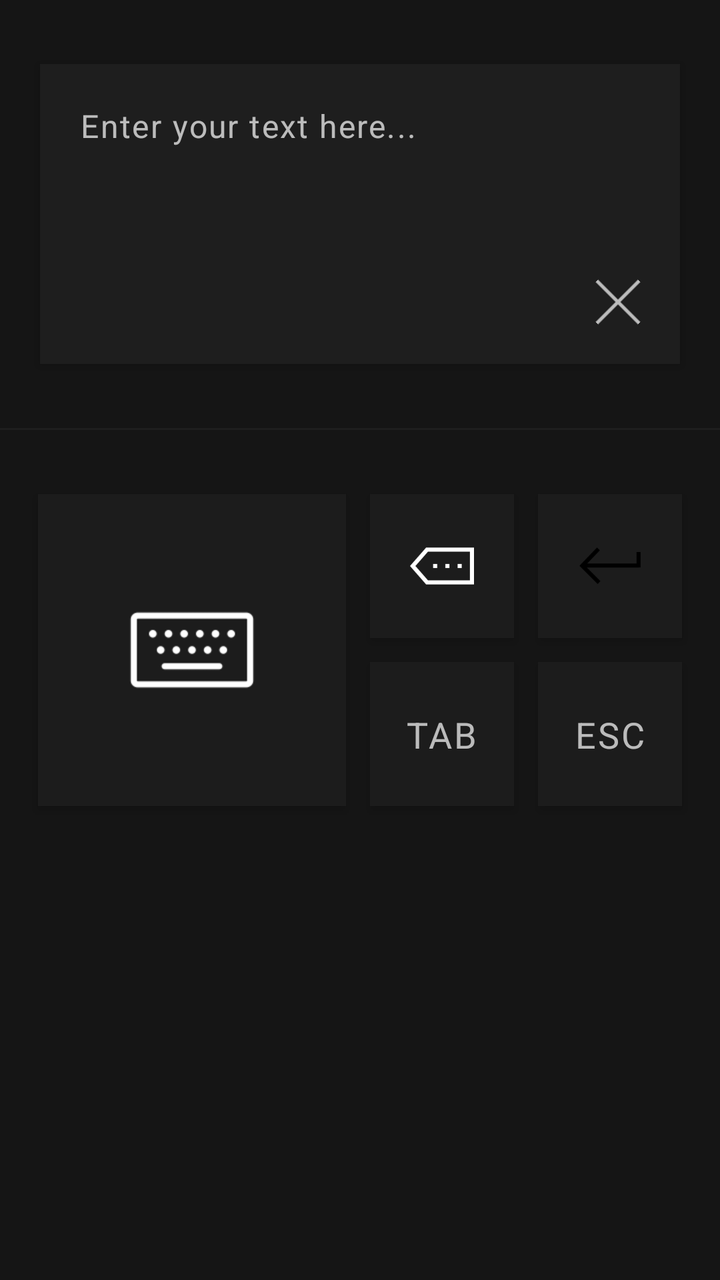
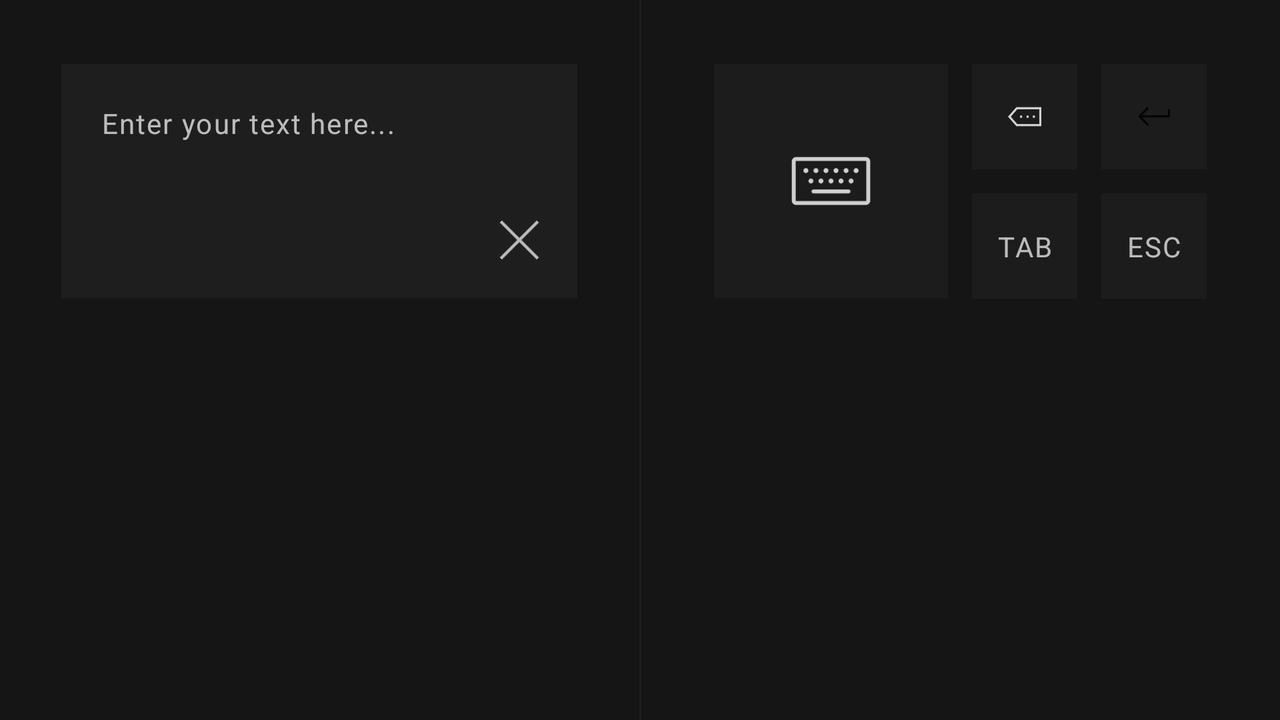

Two renders of one Android screen. The first uses the default layout on a phone; the second uses the alternative layout the repository ships for a different screen configuration, on a matching device. The two XML files are below.
<!-- AndroidManifest.xml: application theme MyTheme -->
<!-- res/layout/fragment_keyboard.xml -->
<?xml version="1.0" encoding="utf-8"?>
<androidx.constraintlayout.widget.ConstraintLayout xmlns:android="http://schemas.android.com/apk/res/android"
    xmlns:app="http://schemas.android.com/apk/res-auto"
    xmlns:tools="http://schemas.android.com/tools"
    android:layout_width="match_parent"
    android:layout_height="match_parent"
    android:background="#151515"
    tools:context=".KeyboardFragment">


    <EditText
        android:id="@+id/editText_input"
        android:layout_width="320dp"
        android:layout_height="150dp"
        android:layout_marginTop="32dp"
        android:background="#1E1E1E"
        android:ems="10"
        android:gravity="start|top"
        android:hint="Enter your text here..."
        android:inputType="textMultiLine"
        android:letterSpacing="0.05"
        android:padding="20dp"
        android:textSize="16sp"
        android:elevation="3dp"
        app:layout_constraintEnd_toEndOf="parent"
        app:layout_constraintStart_toStartOf="parent"
        app:layout_constraintTop_toTopOf="parent" />

    <ImageButton
        android:id="@+id/button_type"
        android:layout_width="154dp"
        android:layout_height="156dp"
        android:background="#1C1C1C"
        android:elevation="3dp"
        android:foreground="?android:attr/selectableItemBackground"
        android:padding="45dp"
        android:scaleType="fitCenter"
        android:src="@drawable/keyboard_black"
        app:layout_constraintEnd_toStartOf="@+id/button_back"
        app:layout_constraintHorizontal_bias="0.5"
        app:layout_constraintHorizontal_chainStyle="packed"
        app:layout_constraintStart_toStartOf="parent"
        app:layout_constraintTop_toTopOf="@+id/button_back" />

    <ImageButton
        android:id="@+id/button_back"
        android:layout_width="72dp"
        android:layout_height="72dp"
        android:layout_marginStart="12dp"
        android:layout_marginEnd="12dp"
        android:background="#1C1C1C"
        android:elevation="3dp"
        android:foreground="?android:attr/selectableItemBackground"
        android:padding="20dp"
        android:scaleType="centerInside"
        android:src="@drawable/back"
        app:layout_constraintEnd_toStartOf="@+id/button_enter"
        app:layout_constraintHorizontal_bias="0.5"
        app:layout_constraintStart_toEndOf="@+id/button_type"
        app:layout_constraintTop_toTopOf="@+id/button_enter" />

    <ImageButton
        android:id="@+id/button_tab"
        android:layout_width="72dp"
        android:layout_height="72dp"
        android:layout_marginTop="12dp"
        android:background="#1C1C1C"
        android:elevation="3dp"
        android:foreground="?android:attr/selectableItemBackground"
        android:padding="20dp"
        android:scaleType="centerInside"
        app:layout_constraintStart_toStartOf="@+id/button_back"
        app:layout_constraintTop_toBottomOf="@+id/button_back" />

    <ImageButton
        android:id="@+id/button_esc"
        android:layout_width="72dp"
        android:layout_height="72dp"
        android:layout_marginTop="12dp"
        android:background="#1C1C1C"
        android:elevation="3dp"
        android:foreground="?android:attr/selectableItemBackground"
        android:padding="20dp"
        android:scaleType="centerInside"
        app:layout_constraintStart_toStartOf="@+id/button_enter"
        app:layout_constraintTop_toBottomOf="@+id/button_back" />

    <ImageButton
        android:id="@+id/button_enter"
        android:layout_width="72dp"
        android:layout_height="72dp"
        android:layout_marginTop="32dp"
        android:background="#1C1C1C"
        android:elevation="3dp"
        android:foreground="?android:attr/selectableItemBackground"
        android:padding="20dp"
        android:scaleType="centerInside"
        android:src="@drawable/enter"
        app:layout_constraintEnd_toEndOf="parent"
        app:layout_constraintHorizontal_bias="0.5"
        app:layout_constraintStart_toEndOf="@+id/button_back"
        app:layout_constraintTop_toBottomOf="@+id/line" />

    <View
        android:id="@+id/line"
        android:layout_width="0dp"
        android:layout_height="1dp"
        android:layout_marginTop="32dp"
        android:background="#1E1E1E"
        app:layout_constraintEnd_toEndOf="parent"
        app:layout_constraintHorizontal_bias="0.0"
        app:layout_constraintStart_toStartOf="parent"
        app:layout_constraintTop_toBottomOf="@+id/editText_input" />

    <TextView
        android:id="@+id/textView2"
        android:layout_width="wrap_content"
        android:layout_height="wrap_content"
        android:letterSpacing="0.05"
        android:text="TAB"
        android:textSize="18sp"
        android:elevation="3dp"
        app:layout_constraintBottom_toBottomOf="@+id/button_tab"
        app:layout_constraintEnd_toEndOf="@+id/button_tab"
        app:layout_constraintStart_toStartOf="@+id/button_tab"
        app:layout_constraintTop_toTopOf="@+id/button_tab" />

    <TextView
        android:id="@+id/textView3"
        android:layout_width="wrap_content"
        android:layout_height="wrap_content"
        android:letterSpacing="0.05"
        android:text="ESC"
        android:textSize="18sp"
        android:elevation="3dp"
        app:layout_constraintBottom_toBottomOf="@+id/button_esc"
        app:layout_constraintEnd_toEndOf="@+id/button_esc"
        app:layout_constraintStart_toStartOf="@+id/button_esc"
        app:layout_constraintTop_toTopOf="@+id/button_esc" />

    <ImageButton
        android:id="@+id/button_cancel"
        android:layout_width="30dp"
        android:layout_height="30dp"
        android:layout_marginEnd="16dp"
        android:layout_marginBottom="16dp"
        android:alpha="0.7"
        android:background="#00EEEEEE"
        android:elevation="3dp"
        android:rotation="45"
        android:scaleType="fitCenter"
        android:src="@drawable/up"
        app:layout_constraintBottom_toBottomOf="@+id/editText_input"
        app:layout_constraintEnd_toEndOf="@+id/editText_input" />


</androidx.constraintlayout.widget.ConstraintLayout>
<!-- resources referenced by this layout -->
<resources>
  <!-- drawable back: png bitmap (drawable, 1999 bytes) -->
  <!-- drawable enter: png bitmap (drawable, 15739 bytes) -->
  <!-- drawable keyboard_black: png bitmap (drawable, 2817 bytes) -->
  <!-- drawable up: png bitmap (drawable, 1588 bytes) -->
  <style name="MyTheme" parent="Theme.AppCompat.NoActionBar">
          
          <item name="colorPrimary">@color/colorPrimary</item>
          <item name="colorPrimaryDark">@color/colorPrimaryDark</item>
          <item name="colorAccent">@color/colorAccent</item>
          <item name="android:statusBarColor" tools:targetApi="lollipop">@color/colorStatus</item>
      </style>
  <color name="colorPrimary">#6200EE</color>
  <color name="colorPrimaryDark">#3700B3</color>
  <color name="colorAccent">#03DAC5</color>
  <color name="colorStatus">#141414</color>
</resources>
<!-- res/layout-land/fragment_keyboard.xml (the repository's variant of the layout above) -->
<!-- drawn on the phone turned sideways -->
<?xml version="1.0" encoding="utf-8"?>
<androidx.constraintlayout.widget.ConstraintLayout xmlns:android="http://schemas.android.com/apk/res/android"
    xmlns:app="http://schemas.android.com/apk/res-auto"
    xmlns:tools="http://schemas.android.com/tools"
    android:layout_width="match_parent"
    android:layout_height="match_parent"
    android:background="#151515"
    tools:context=".KeyboardFragment">


    <EditText
        android:id="@+id/editText_input"
        android:layout_width="258dp"
        android:layout_height="117dp"
        android:layout_marginTop="32dp"
        android:background="#1E1E1E"
        android:ems="10"
        android:gravity="start|top"
        android:hint="Enter your text here..."
        android:inputType="textMultiLine"
        android:letterSpacing="0.05"
        android:padding="20dp"
        android:textSize="14sp"
        app:layout_constraintEnd_toStartOf="@+id/line"
        app:layout_constraintStart_toStartOf="parent"
        app:layout_constraintTop_toTopOf="parent" />

    <ImageButton
        android:id="@+id/button_type"
        android:layout_width="117dp"
        android:layout_height="117dp"
        android:alpha="0.8"
        android:background="#1E1E1E"
        android:foreground="?android:attr/selectableItemBackground"
        android:padding="38dp"
        android:scaleType="fitCenter"
        android:src="@drawable/keyboard_black"
        app:layout_constraintEnd_toStartOf="@+id/button_back"
        app:layout_constraintHorizontal_bias="0.5"
        app:layout_constraintHorizontal_chainStyle="packed"
        app:layout_constraintStart_toEndOf="@+id/line"
        app:layout_constraintTop_toTopOf="@+id/button_back" />

    <ImageButton
        android:id="@+id/button_back"
        android:layout_width="52.5dp"
        android:layout_height="52.5dp"
        android:layout_marginStart="12dp"
        android:layout_marginEnd="12dp"
        android:alpha="0.8"
        android:background="#1E1E1E"
        android:foreground="?android:attr/selectableItemBackground"
        android:padding="18dp"
        android:scaleType="centerInside"
        android:src="@drawable/back"
        app:layout_constraintEnd_toStartOf="@+id/button_enter"
        app:layout_constraintHorizontal_bias="0.5"
        app:layout_constraintStart_toEndOf="@+id/button_type"
        app:layout_constraintTop_toTopOf="@+id/button_enter" />

    <ImageButton
        android:id="@+id/button_tab"
        android:layout_width="52.5dp"
        android:layout_height="52.5dp"
        android:layout_marginTop="12dp"
        android:alpha="0.8"
        android:background="#1E1E1E"
        android:foreground="?android:attr/selectableItemBackground"
        android:padding="20dp"
        android:scaleType="centerInside"
        app:layout_constraintStart_toStartOf="@+id/button_back"
        app:layout_constraintTop_toBottomOf="@+id/button_back" />

    <ImageButton
        android:id="@+id/button_esc"
        android:layout_width="52.5dp"
        android:layout_height="52.5dp"
        android:layout_marginTop="12dp"
        android:alpha="0.8"
        android:background="#1E1E1E"
        android:foreground="?android:attr/selectableItemBackground"
        android:padding="20dp"
        android:scaleType="centerInside"
        app:layout_constraintStart_toStartOf="@+id/button_enter"
        app:layout_constraintTop_toBottomOf="@+id/button_back" />

    <ImageButton
        android:id="@+id/button_enter"
        android:layout_width="52.5dp"
        android:layout_height="52.5dp"
        android:layout_marginTop="32dp"
        android:alpha="0.8"
        android:background="#1E1E1E"
        android:foreground="?android:attr/selectableItemBackground"
        android:padding="18dp"
        android:scaleType="centerInside"
        android:src="@drawable/enter"
        app:layout_constraintEnd_toEndOf="parent"
        app:layout_constraintHorizontal_bias="0.5"
        app:layout_constraintStart_toEndOf="@+id/button_back"
        app:layout_constraintTop_toTopOf="parent" />

    <View
        android:id="@+id/line"
        android:layout_width="1dp"
        android:layout_height="0dp"
        android:background="#1E1E1E"
        app:layout_constraintBottom_toBottomOf="parent"
        app:layout_constraintEnd_toEndOf="parent"
        app:layout_constraintStart_toStartOf="parent"
        app:layout_constraintTop_toTopOf="parent" />

    <TextView
        android:id="@+id/textView2"
        android:layout_width="wrap_content"
        android:layout_height="wrap_content"
        android:letterSpacing="0.05"
        android:text="TAB"
        android:textSize="14sp"
        app:layout_constraintBottom_toBottomOf="@+id/button_tab"
        app:layout_constraintEnd_toEndOf="@+id/button_tab"
        app:layout_constraintStart_toStartOf="@+id/button_tab"
        app:layout_constraintTop_toTopOf="@+id/button_tab" />

    <TextView
        android:id="@+id/textView3"
        android:layout_width="wrap_content"
        android:layout_height="wrap_content"
        android:letterSpacing="0.05"
        android:text="ESC"
        android:textSize="14sp"
        app:layout_constraintBottom_toBottomOf="@+id/button_esc"
        app:layout_constraintEnd_toEndOf="@+id/button_esc"
        app:layout_constraintStart_toStartOf="@+id/button_esc"
        app:layout_constraintTop_toTopOf="@+id/button_esc" />

    <ImageButton
        android:id="@+id/button_cancel"
        android:layout_width="26dp"
        android:layout_height="26dp"
        android:layout_marginEnd="16dp"
        android:layout_marginBottom="16dp"
        android:alpha="0.7"
        android:background="#00EEEEEE"
        android:rotation="45"
        android:scaleType="fitCenter"
        android:src="@drawable/up"
        app:layout_constraintBottom_toBottomOf="@+id/editText_input"
        app:layout_constraintEnd_toEndOf="@+id/editText_input" />


</androidx.constraintlayout.widget.ConstraintLayout>
